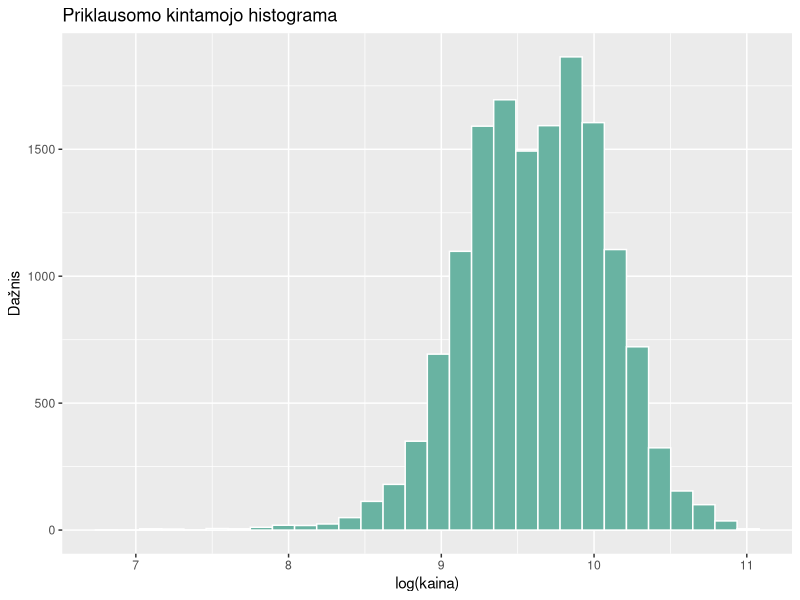
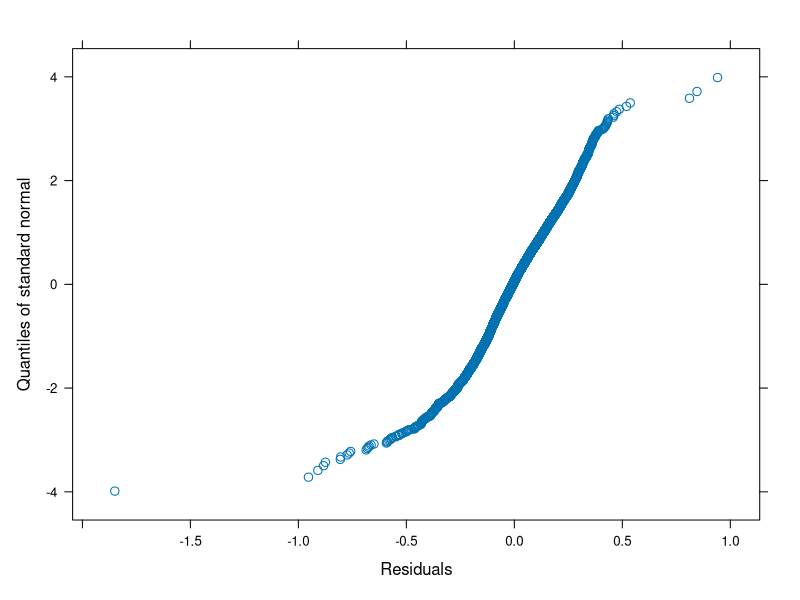
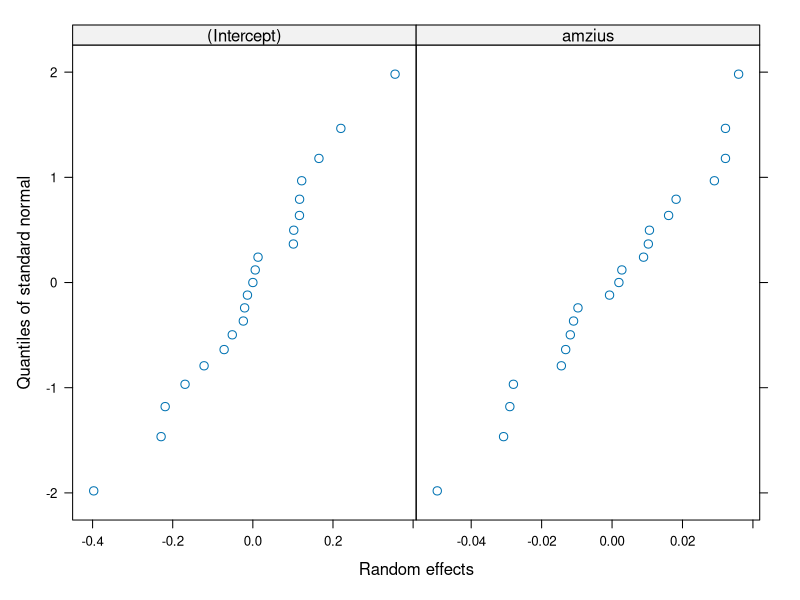
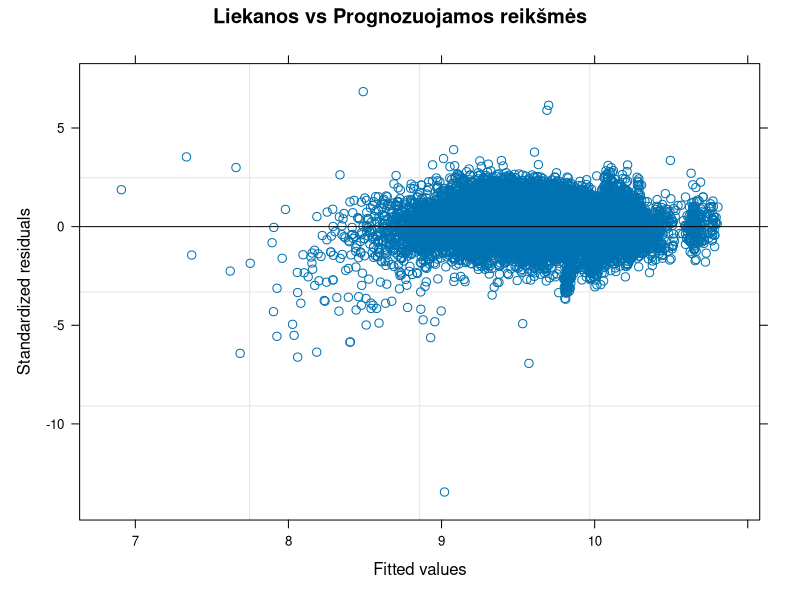
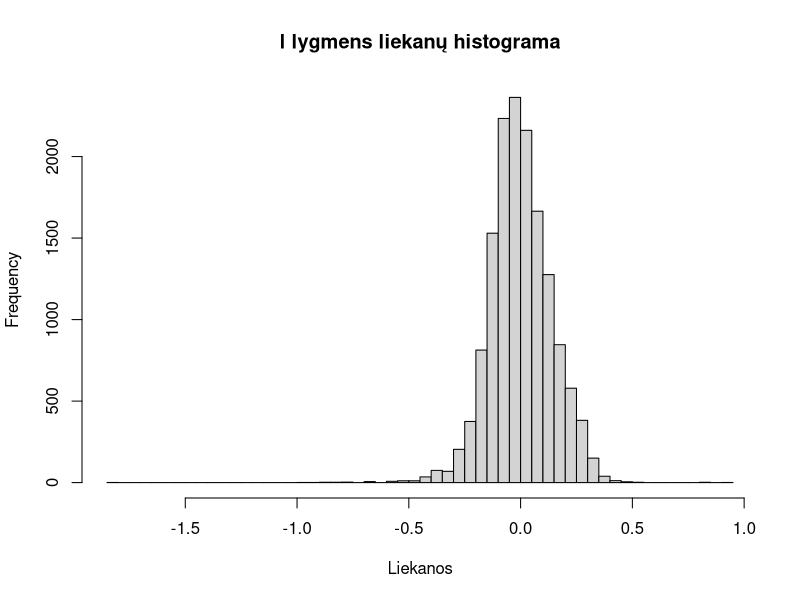

The R script that drew these images, in order:
# =====================================================================
# Autorės: Lidija Puščiūtė, Darja Baranova
# K6(10) – Savarankiškas HLM: naudotų Volkswagen automobilių kainos
# Duomenys: Kaggle „100,000 UK Used Car Data set“ (failas vw.csv)
# I lygmuo – automobilis (skelbimas), II lygmuo – automobilio modelis
# =====================================================================

# Bibliotekos
library(nlme)      # lme() – hierarchiniai tiesiniai modeliai (kaip paskaitos pavyzdyje)
library(ggplot2)   # priklausomo kintamojo histograma

# ---------------------------------------------------------------------
# 0. Duomenų nuskaitymas ir paruošimas
# ---------------------------------------------------------------------
duom <- read.csv("vw.csv")                               # failas tame pačiame aplanke kaip kodas
duom$model <- trimws(duom$model)                         # pavadinimų priekyje yra tarpas

duom <- subset(duom, fuelType %in% c("Petrol", "Diesel"))   # tik benzininiai ir dyzeliniai
duom <- subset(duom, engineSize > 0)                        # variklio tūris 0 – klaida
duom <- subset(duom, mpg >= 20 & mpg <= 100)                # neįtikėtinos sąnaudų reikšmės
duom <- duom[duom$model %in% names(which(table(duom$model) >= 30)), ]  # modeliai su >= 30 automobilių
duom$model <- factor(duom$model)

duom$lkaina <- log(duom$price)        # priklausomas kintamasis – kainos logaritmas
duom$amzius <- 2020 - duom$year       # amžius metais (duomenys surinkti 2020 m.)
duom$rida   <- duom$mileage / 1000    # rida, tūkst. mylių
duom$vid_variklis <- ave(duom$engineSize, duom$model)   # II lygmens kintamasis: modelio vidutinis variklio tūris

nrow(duom)            # stebėjimų skaičius
nlevels(duom$model)   # II lygmens aibių (modelių) skaičius
sort(table(duom$model))

# ---------------------------------------------------------------------
# 1. Priklausomo kintamojo normalumas
# ---------------------------------------------------------------------
ggplot(duom, aes(x = lkaina)) +
  geom_histogram(bins = 30, fill = "#69b3a2", color = "white") +
  labs(title = "Priklausomo kintamojo histograma", x = "log(kaina)", y = "Dažnis")
set.seed(2026)
shapiro.test(sample(duom$lkaina, 5000))   # shapiro.test leidžia iki 5000 stebėjimų – atsitiktinė imtis

# ---------------------------------------------------------------------
# 2. Besąlyginis modelis ir ICC
# ---------------------------------------------------------------------
model.0 <- lme(lkaina ~ 1, random = ~ 1 | model, data = duom)   # REML
summary(model.0)
VarCorr(model.0)
tau00 <- as.numeric(VarCorr(model.0)[1, "Variance"])
sigma2_0 <- model.0$sigma^2
ICC <- tau00 / (tau00 + sigma2_0)
ICC
intervals(model.0)    # PI dispersijų st. nuokrypiams (ar tau00 > 0, sigma^2 > 0)

# ---------------------------------------------------------------------
# 3. Intervalinių I lygmens kintamųjų koreliacijos
# ---------------------------------------------------------------------
round(cor(duom[, c("amzius", "rida", "mpg")]), 3)

# ---------------------------------------------------------------------
# 4. Dviejų lygmenų modelis
#    I lygmuo: amzius, rida, mpg (intervaliniai), transmission, fuelType (kategoriniai)
#    II lygmuo: vid_variklis
#    Atsitiktinio poveikio: konstanta ir amzius
#    Kategoriniams kintamiesiems R automatiškai sukuria pseudokintamuosius
#    (bazinės kategorijos – Automatic ir Diesel)
# ---------------------------------------------------------------------
duom$transmission <- factor(duom$transmission)   # Automatic, Manual, Semi-Auto
duom$fuelType <- factor(duom$fuelType)           # Diesel, Petrol
table(duom$transmission); table(duom$fuelType)

ctrl <- lmeControl(opt = "optim", maxIter = 200, msMaxIter = 200)
model.1 <- lme(lkaina ~ 1 + vid_variklis + amzius + rida + mpg + transmission + fuelType,
               random = ~ 1 + amzius | model, data = duom, control = ctrl)   # REML
summary(model.1)        # fiksuoti parametrai (Fixed effects) ir st. nuokrypiai (Random effects)
VarCorr(model.1)        # dispersijos: tau00, tau11, sigma^2

model.0ml <- update(model.0, method = "ML")   # modelių palyginimui – ML įverčiai
model.1ml <- update(model.1, method = "ML")

# Ar reikalingas atsitiktinis amžiaus nuolydis?
model.1a <- lme(lkaina ~ 1 + vid_variklis + amzius + rida + mpg + transmission + fuelType,
                random = ~ 1 | model, data = duom, method = "ML", control = ctrl)
anova(model.1ml, model.1a)       # p < 0,0001 – atsitiktinis nuolydis reikalingas

# ---------------------------------------------------------------------
# 5. Modeliai su sąveika (II lygmens kintamasis × I lygmens kintamasis)
# ---------------------------------------------------------------------
# SĄVEIKA 1: vid_variklis ir amzius
# Klausimas: ar didesnio variklio modeliai nuvertėja greičiau?
model.2ml <- update(model.1ml, . ~ . + vid_variklis:amzius)
summary(model.2ml)$tTable
anova(model.1ml, model.2ml)      # sąveika nereikšminga – nereikalinga

# SĄVEIKA 2: vid_variklis ir mpg
# Klausimas: ar variklio dydis keičia degalų sąnaudų (ekonomiškumo) įtaką?
model.3ml <- update(model.1ml, . ~ . + vid_variklis:mpg)
summary(model.3ml)$tTable
anova(model.1ml, model.3ml)      # sąveika reikšminga, AIC sumažėja daugiau nei 10
AIC(model.1ml) - AIC(model.3ml)

# ---------------------------------------------------------------------
# 6. GALUTINIS MODELIS: su sąveika vid_variklis:mpg, įvertintas REML metodu
# ---------------------------------------------------------------------
model.3 <- update(model.3ml, method = "REML")
summary(model.3)       # fiksuoti parametrai ir st. nuokrypiai
VarCorr(model.3)       # dispersijos: tau00, tau11, sigma^2

# ---------------------------------------------------------------------
# 7. Galutinio modelio palyginimas su besąlyginiu
# ---------------------------------------------------------------------
sigma2_3 <- model.3$sigma^2
(sigma2_0 - sigma2_3) / sigma2_0              # I lygmens dispersijos sąlyginis pokytis
anova(model.3ml, model.0ml)                   # AIC ir tikėtinumo santykio testas (ML)
AIC(model.0ml) - AIC(model.3ml)               # Akaikės indekso pokytis

# ---------------------------------------------------------------------
# 8. Prielaidų tikrinimas – liekanų ir atsitiktinių efektų q-q grafikai
# ---------------------------------------------------------------------
qqnorm(model.3, ~ resid(.))      # I lygmens liekanos e
qqnorm(model.3, ~ ranef(.))      # II lygmens u0 ir u1

# Homoskedastiškumas (ar liekanų sklaida vienoda prie visų kainų)
plot(model.3, resid(., type = "pearson") ~ fitted(.), abline = 0,
     main = "Liekanos vs Prognozuojamos reikšmės")


hist(resid(model.3), breaks = 80, main = "I lygmens liekanų histograma", xlab = "Liekanos")
mean(abs(resid(model.3, type = "pearson")) > 3)   # dalis liekanų, didesnių nei 3 st. nuokrypiai
round(ranef(model.3), 3)




# ==============================================================================
# 9. PROGNOZĖ NAUDOJANT GALUTINĮ MODELĮ (model.3)
# Scenarijus: 3 metų VW Golf, 30 tūkst. mylių rida, 55 mpg, mechaninė dėžė, benzinas
# ==============================================================================

# 1. Paimame tikslią Golf vidutinio variklio reikšmę
vv_golf <- unique(duom$vid_variklis[duom$model == "Golf"])

# 2. Sukuriame naujo automobilio duomenų eilutę
naujas_golf <- data.frame(
  model = factor("Golf", levels = levels(duom$model)),
  vid_variklis = vv_golf,
  amzius = 3,
  rida = 30,
  mpg = 55,
  transmission = factor("Manual", levels = levels(duom$transmission)),
  fuelType = factor("Petrol", levels = levels(duom$fuelType))
)

# 3. Skaičiuojame kainos prognozes svarais (£):
prognoze_pop = exp(predict(model.3, naujas_golf, level = 0))  # Populiacijos lygis (level 0)
prognoze_golf = exp(predict(model.3, naujas_golf, level = 1)) # Golf lygis (level 1)

cat("\n--- GOLF PROGNOZĖS REZULTATAI ---\n")
cat("Bendras vidutinis automobilis rinkoje (level = 0):", round(prognoze_pop, 0), "£\n")
cat("Konkrečiai VW GOLF prognozė (level = 1):", round(prognoze_golf, 0), "£\n")
